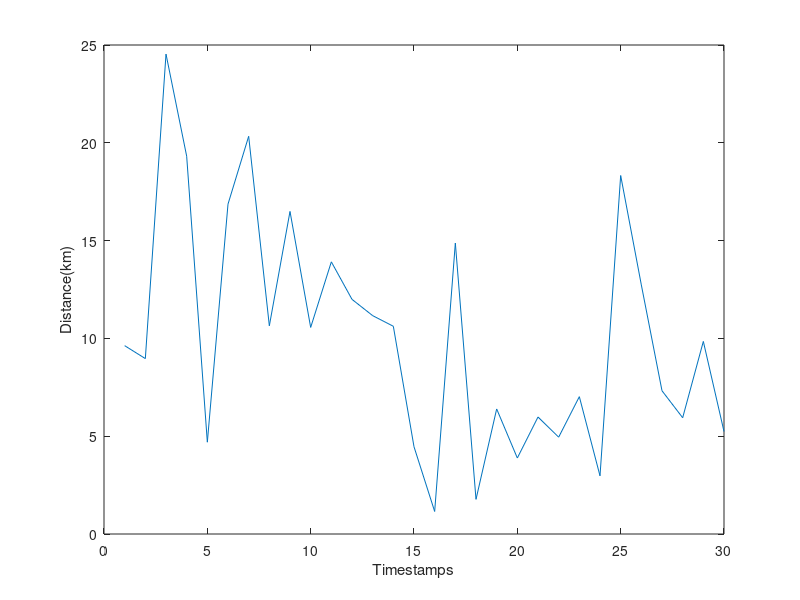

The MATLAB script that drew this image:
clear 
clc
x = [9.628630348	8.967821764	24.53574428	19.31575506	4.693710144	16.86507162	20.33254566	10.64319607	16.49176536	10.56122062	13.91416042	11.99565489	11.16357439	10.62046538	4.460569291	1.151210629	14.87437227	1.771505655	6.393308756	3.884420106	5.981541743	4.950453602	7.021183727	2.972769043	18.32817436	12.73311852	7.323139804	5.944404801	9.845788523	5.23927674
]; 
%y = [7.109632715	4.719434656	1.311010331	10.59449865	1.45673291	1.300119543	2.951619466	5.822941843	5.194883299	4.909671469	3.626370303	4.077533753	4.377891944	2.199862085	2.782129351	2.086921594	4.77252742	8.572143487	4.188467013	2.054189301	10.80313073	1.973516931	4.176454706	1.95971687	9.875524424	7.602084243	2.858337678	7.049850832	0.514395328	2.054853302
%9.628630348	8.967821764	24.53574428	19.31575506	4.693710144	16.86507162	20.33254566	10.64319607	16.49176536	10.56122062	13.91416042	11.99565489	11.16357439	10.62046538	4.460569291	1.151210629	14.87437227	1.771505655	6.393308756	3.884420106	5.981541743	4.950453602	7.021183727	2.972769043	18.32817436	12.73311852	7.323139804	5.944404801	9.845788523	5.23927674
%];

t = 1 : 30;
plot(t, x);
%hold on
%plot(t, y);
xlabel('Timestamps'),ylabel('Distance(km)');